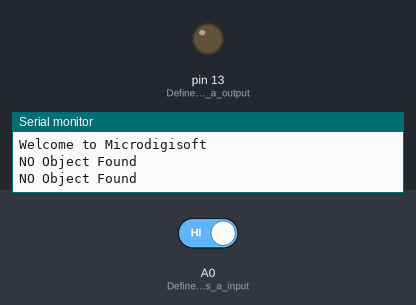
Bench run of a sketch on a simulated Arduino Uno, built with avr-gcc and run on an emulated ATmega328P. On the bench: output pins drawn as LEDs (lit = HIGH), the last lines printed to the serial monitor. The inputs (shaded band) are chosen by the test bench; at power-on: A0 (Define_pin_A0_as_a_input) HIGH.

Above: at 1.7 s.
1.8 s: A0 (Define_pin_A0_as_a_input) driven LOW
At 3.2 s:
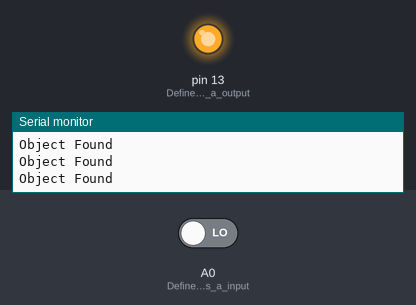
3.5 s: A0 (Define_pin_A0_as_a_input) driven HIGH
At 4.4 s:
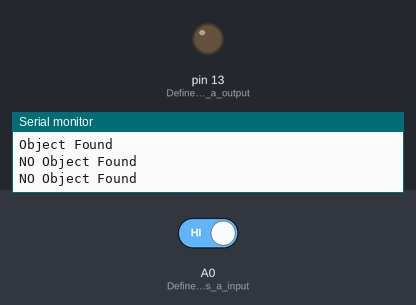
Timing chart, 0 to 6.5 s (numbered marks = the images above; inputs shaded):
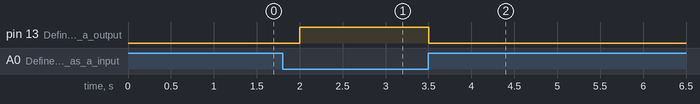

Measured:
- after the input at 1.8 s, pin 13 (Define_pin_13_as_a_output): LOW → HIGH after 0.20 s
- after the input at 3.5 s, pin 13 (Define_pin_13_as_a_output): HIGH → LOW at once

The sketch:

Arduino-IR-Proteus.ino
```cpp
//Setup function initialize Serial monitor and Read the Analog Data
void setup() {
  Serial.begin(9600);
  delay(500);
  Serial.println("Welcome to Microdigisoft \n");
  pinMode(A0, INPUT);// Define pin A0 as a input
  Serial.begin(9600);
  pinMode(13, OUTPUT);// Define pin 13 as a output
}

void loop() {
  delay(500);
  Serial.println("");
  //Serial.println(digitalRead(A0));

  if (digitalRead(A0) == 0)
  {
    digitalWrite(13, HIGH);
    Serial.print("Object Found ");
  }
  else {
    digitalWrite(13, LOW);
    Serial.print("NO Object Found ");
  }

}
```
